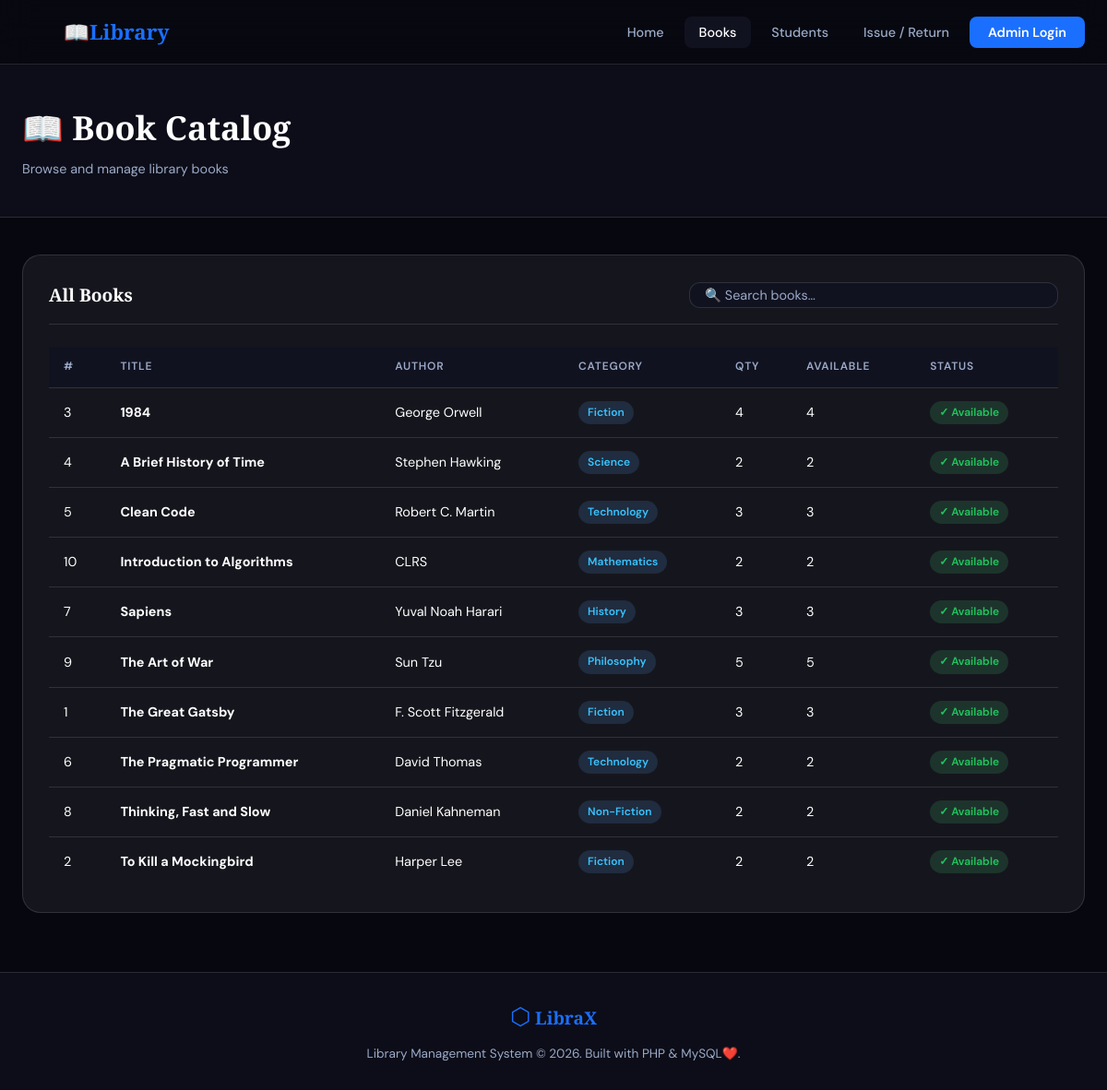
The page /books.php on the database its author committed.
### tables this page shows
CREATE TABLE IF NOT EXISTS `books` (
    `id`         INT AUTO_INCREMENT PRIMARY KEY,
    `title`      VARCHAR(200) NOT NULL,
    `author`     VARCHAR(150) NOT NULL,
    `category`   VARCHAR(80)  NOT NULL,
    `quantity`   INT NOT NULL DEFAULT 1 COMMENT 'Total copies owned',
    `available`  INT NOT NULL DEFAULT 1 COMMENT 'Copies currently available',
    `created_at` TIMESTAMP DEFAULT CURRENT_TIMESTAMP,
    `updated_at` TIMESTAMP DEFAULT CURRENT_TIMESTAMP ON UPDATE CURRENT_TIMESTAMP,
    CHECK (`available` >= 0),
    CHECK (`quantity` >= 0)
);

### books.php (the view, shortened to what this page needs)
<?php
require_once 'includes/db.php';
$books = $conn->query("SELECT * FROM books ORDER BY title ASC");
$active_nav = 'books';
require_once 'includes/header.php';
?>
<div class="page-header">
    <div class="page-header-inner">
        <div>
            <div class="page-title">📖 Book Catalog</div>
            <div class="page-subtitle">Browse and manage library books</div>
        </div>
    </div>
</div>
<div class="content-area">
    <div class="panel">
        <div class="panel-header">
            <div class="panel-title">All Books</div>
            <div class="search-bar">
                <input type="text" id="searchInput" placeholder="🔍 Search books…">
            </div>
        </div>
        <div class="table-wrap">
            <?php if ($books->num_rows > 0): ?>
            <table>
                <thead>
                    <tr>
                        <th>#</th>
                        <th>Title</th>
                        <th>Author</th>
                        <th>Category</th>
                        <th>Qty</th>
                        <th>Available</th>
                        <th>Status</th>
                    </tr>
                </thead>
                <tbody>
                    <?php while ($book = $books->fetch_assoc()): ?>
                    <tr>
                        <td><?= $book['id'] ?></td>
                        <td><strong><?= htmlspecialchars($book['title']) ?></strong></td>
                        <td><?= htmlspecialchars($book['author']) ?></td>
                        <td><span class="badge badge-info"><?= htmlspecialchars($book['category']) ?></span></td>
                        <td><?= $book['quantity'] ?></td>
                        <td><?= $book['available'] ?></td>
                        <td>
                            <?php if ($book['available'] > 0): ?>
                                <span class="badge badge-success">✓ Available</span>
                            <?php else: ?>
                                <span class="badge badge-danger">✗ Out of Stock</span>
                            <?php endif; ?>
                        </td>
                    </tr>
                    <?php endwhile; ?>
                </tbody>
            </table>
            <?php endif; ?>
        </div>
    </div>
</div>
<?php require_once 'includes/footer.php'; ?>

### includes/header.php (shortened to what this page needs)
<?php
$active_nav = $active_nav ?? '';
?>
<!DOCTYPE html>
<html lang="en">
<head>
    <link rel="stylesheet" href="assets/css/style.css">
</head>
<body>
<nav class="navbar" id="navbar">
    <div class="nav-container">
        <a href="index.php" class="logo">
            <span class="logo-icon">
            </span>
            <span class="logo-text">📖Library</span>
        </a>
        <ul class="nav-links" id="navLinks">
            <li><a href="index.php" <?= $active_nav==='home'?'class="active"':'' ?>>Home</a></li>
            <li><a href="books.php" <?= $active_nav==='books'?'class="active"':'' ?>>Books</a></li>
            <li><a href="students.php" <?= $active_nav==='students'?'class="active"':'' ?>>Students</a></li>
            <li><a href="issue_return.php" <?= $active_nav==='issue'?'class="active"':'' ?>>Issue / Return</a></li>
            <?php if (isset($_SESSION['admin'])): ?>
                <li><a href="dashboard.php" <?= $active_nav==='dashboard'?'class="active"':'' ?>>Dashboard</a></li>
                <li><a href="logout.php" class="nav-btn btn-outline">Logout</a></li>
            <?php else: ?>
                <li><a href="login.php" class="nav-btn">Admin Login</a></li>
            <?php endif; ?>
        </ul>
    </div>
</nav>

### includes/footer.php (shortened to what this page needs)
    <footer class="footer">
        <div class="footer-inner">
            <div class="footer-brand">
                <span class="logo-icon">⬡</span> <strong>LibraX</strong>
            </div>
            <p>Library Management System &copy; <?= date('Y') ?>. Built with PHP &amp; MySQL❤️.</p>
        </div>
    </footer>
</body>
</html>

### assets/css/style.css (style rules this page uses)
:root { --bg: #07080f; --bg2: #0c0d18; --bg3: #111220; --card: rgba(255,255,255,0.06); --border: rgba(255,255,255,0.12); --accent: #1a6fff; --accent2: #0047cc; --text: #ffffff; --text-muted: #9baac8; --success: #22c55e; --danger: #cf0b0b; --info: #38c4ff; --warning: #fc0000; --radius: 12px; --radius-lg: 20px; --shadow: 0 4px 24px rgba(0,0,0,0.6); --shadow-lg: 0 12px 48px rgba(0,0,0,0.8); --font-display: 'Playfair Display', serif; --font-body: 'DM Sans', sans-serif; --nav-h: 70px; }
*, *::before, *::after { box-sizing: border-box; margin: 0; padding: 0; }
html { scroll-behavior: smooth; }
body { font-family: var(--font-body); background: var(--bg); color: var(--text); line-height: 1.6; min-height: 100vh; }
a { color: inherit; text-decoration: none; }
ul { list-style: none; }
.navbar { position: fixed; top: 0; left: 0; right: 0; height: var(--nav-h); background: rgba(7, 8, 15, 0.88); backdrop-filter: blur(16px); border-bottom: 1px solid var(--border); z-index: 1000; transition: box-shadow 0.3s; }
.nav-container { max-width: 1200px; margin: 0 auto; padding: 0 24px; height: 100%; display: flex; align-items: center; justify-content: space-between; }
.logo { display: flex; align-items: center; gap: 10px; font-family: var(--font-display); font-size: 1.4rem; font-weight: 700; color: var(--accent); }
.logo-icon { font-size: 1.6rem; }
.nav-links { display: flex; align-items: center; gap: 6px; }
.nav-links a { padding: 8px 16px; border-radius: 8px; font-size: 0.9rem; font-weight: 500; color: var(--text-muted); transition: all 0.2s; }
.nav-links a:hover, .nav-links a.active { color: var(--text); background: var(--bg3); }
.nav-btn { background: var(--accent) !important; color: #ffffff !important; padding: 8px 20px !important; border-radius: 8px !important; font-weight: 600 !important; }
.page-header { padding: calc(var(--nav-h) + 40px) 24px 40px; background: var(--bg2); border-bottom: 1px solid var(--border); }
.page-header-inner { max-width: 1200px; margin: 0 auto; display: flex; align-items: center; justify-content: space-between; gap: 20px; flex-wrap: wrap; }
.page-title { font-family: var(--font-display); font-size: clamp(1.6rem, 3vw, 2.4rem); font-weight: 700; }
.page-subtitle { color: var(--text-muted); font-size: 0.9rem; margin-top: 4px; }
.content-area { max-width: 1200px; margin: 0 auto; padding: 40px 24px; }
.panel { background: var(--card); border: 1px solid var(--border); border-radius: var(--radius-lg); padding: 28px; margin-bottom: 24px; }
.panel-header { display: flex; align-items: center; justify-content: space-between; margin-bottom: 24px; padding-bottom: 16px; border-bottom: 1px solid var(--border); }
.panel-title { font-family: var(--font-display); font-size: 1.2rem; font-weight: 700; }
.table-wrap { overflow-x: auto; }
table { width: 100%; border-collapse: collapse; font-size: 0.9rem; }
thead th { background: var(--bg3); padding: 12px 16px; text-align: left; font-size: 0.75rem; font-weight: 600; text-transform: uppercase; letter-spacing: 0.8px; color: var(--text-muted); border-bottom: 1px solid var(--border); }
tbody td { padding: 14px 16px; border-bottom: 1px solid var(--border); vertical-align: middle; }
tbody tr:last-child td { border-bottom: none; }
.badge { display: inline-flex; align-items: center; gap: 4px; padding: 3px 10px; border-radius: 50px; font-size: 0.75rem; font-weight: 600; }
.badge-success { background: rgba(74,222,128,0.15); color: var(--success); }
.badge-info { background: rgba(96,165,250,0.15); color: var(--info); }
.search-bar { display: flex; gap: 10px; align-items: center; background: var(--bg3); border: 1px solid var(--border); border-radius: var(--radius); padding: 4px 4px 4px 16px; flex: 1; max-width: 400px; }
.search-bar input { flex: 1; background: none; border: none; outline: none; color: var(--text); font-family: var(--font-body); font-size: 0.9rem; }
.search-bar input::placeholder { color: var(--text-muted); }
.footer { background: var(--bg2); border-top: 1px solid var(--border); padding: 28px 24px; text-align: center; }
.footer-inner { max-width: 1200px; margin: 0 auto; }
.footer-brand { font-family: var(--font-display); font-size: 1.2rem; color: var(--accent); margin-bottom: 8px; }
.footer p { color: var(--text-muted); font-size: 0.85rem; }

### rows shown on the page
books: id "3", title "1984", author "George Orwell", category "Fiction", quantity "4", available "4", shows "✓ Available"
books: id "4", title "A Brief History of Time", author "Stephen Hawking", category "Science", quantity "2", available "2", shows "✓ Available"
books: id "5", title "Clean Code", author "Robert C. Martin", category "Technology", quantity "3", available "3", shows "✓ Available"
books: id "10", title "Introduction to Algorithms", author "CLRS", category "Mathematics", quantity "2", available "2", shows "✓ Available"
books: id "7", title "Sapiens", author "Yuval Noah Harari", category "History", quantity "3", available "3", shows "✓ Available"
books: id "9", title "The Art of War", author "Sun Tzu", category "Philosophy", quantity "5", available "5", shows "✓ Available"
books: id "1", title "The Great Gatsby", author "F. Scott Fitzgerald", category "Fiction", quantity "3", available "3", shows "✓ Available"
books: id "6", title "The Pragmatic Programmer", author "David Thomas", category "Technology", quantity "2", available "2", shows "✓ Available"
books: id "8", title "Thinking, Fast and Slow", author "Daniel Kahneman", category "Non-Fiction", quantity "2", available "2", shows "✓ Available"
books: id "2", title "To Kill a Mockingbird", author "Harper Lee", category "Fiction", quantity "2", available "2", shows "✓ Available"
